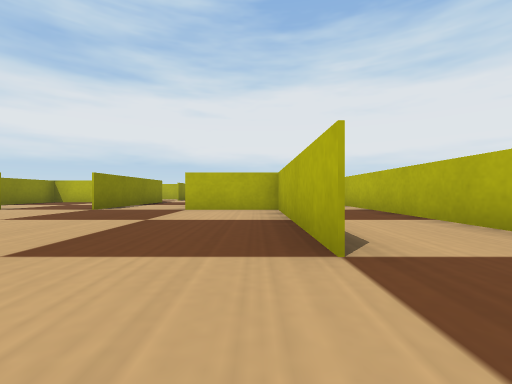
view 1 (above)

20 first-person views from a walk through a robot-simulator world made for Webots. The camera is 0.19 m above the floor, looks level and sees 90° across. The floor is counted in squares, 0.5 m on a side. Each view is taken from the middle of a square. On the plan, view 1 faces up. The plan holds only what a view shows up to about 9 squares ahead; the rest is blank. Robots are left out. Webots' stock objects and surfaces are drawn as simple stand-ins.

view 2
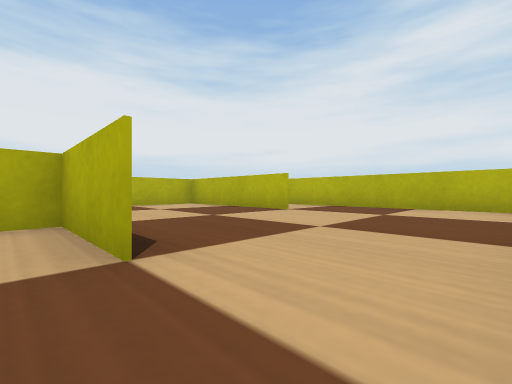

view 3
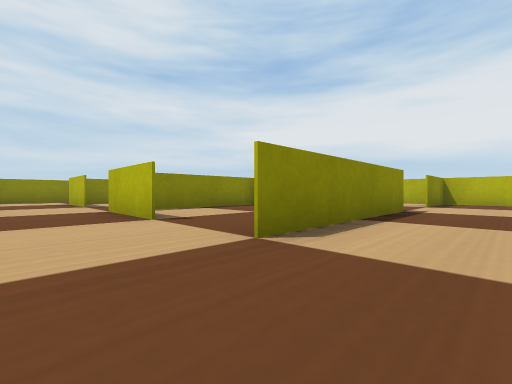

view 4
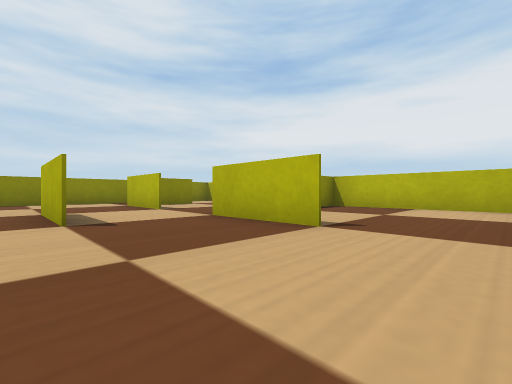

view 5
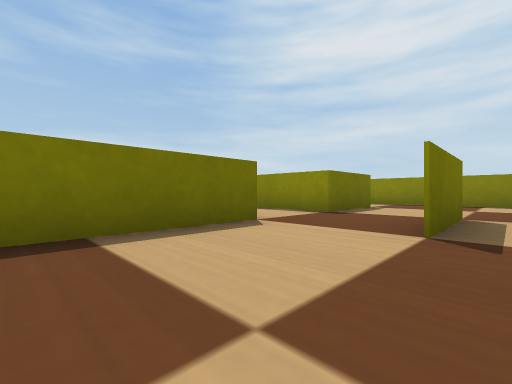

view 6
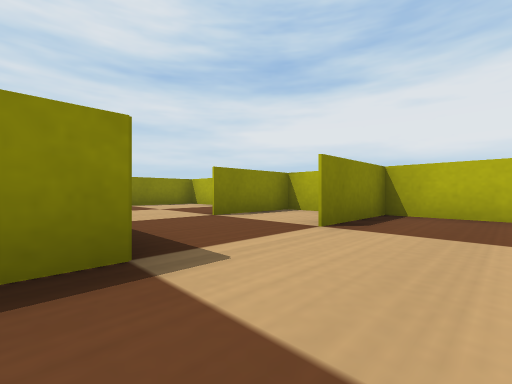

view 7
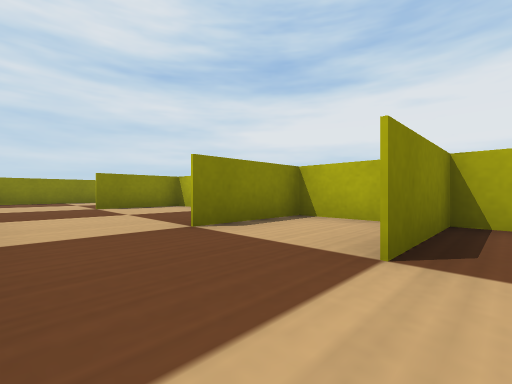

view 8
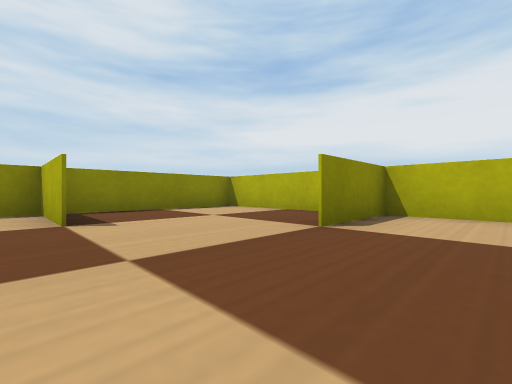

view 9
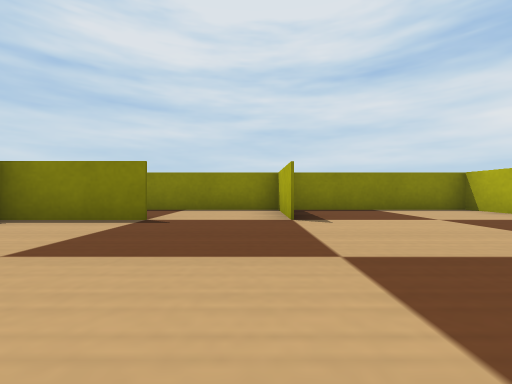

view 10
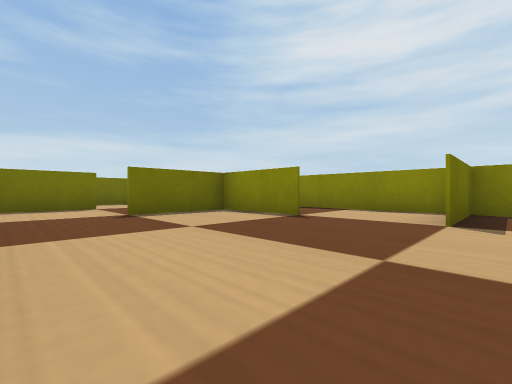

view 11
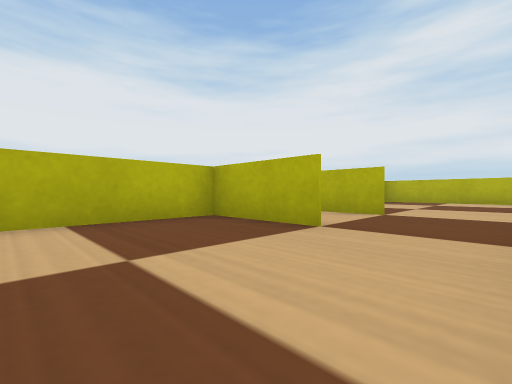

view 12
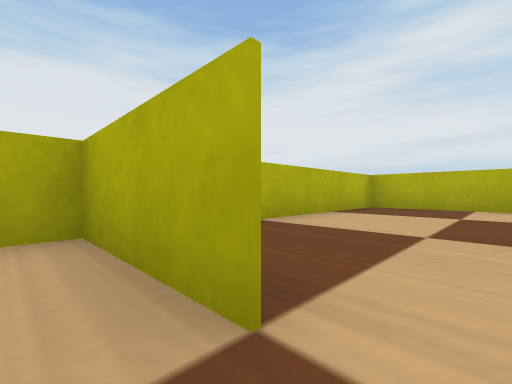

view 13
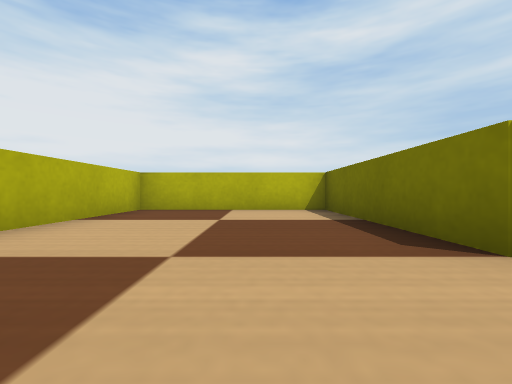

view 14
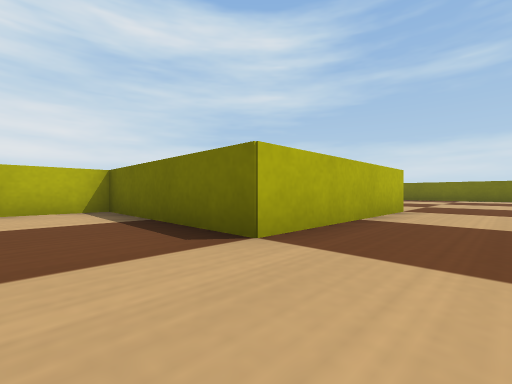

view 15
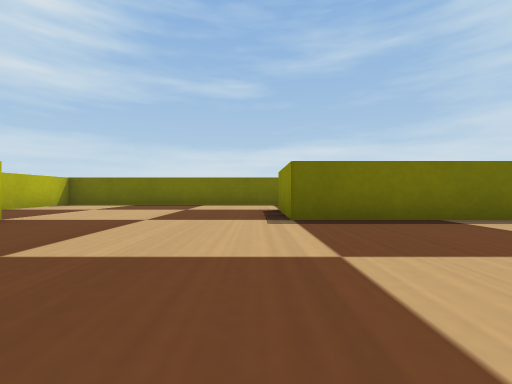

view 16
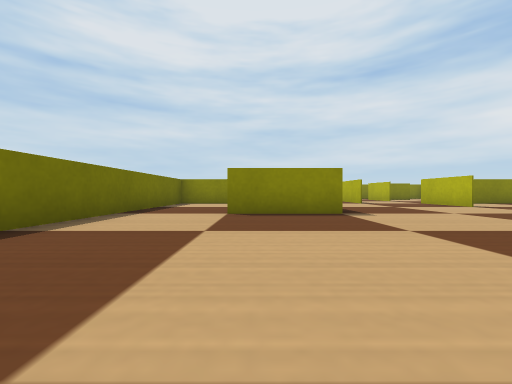

view 17
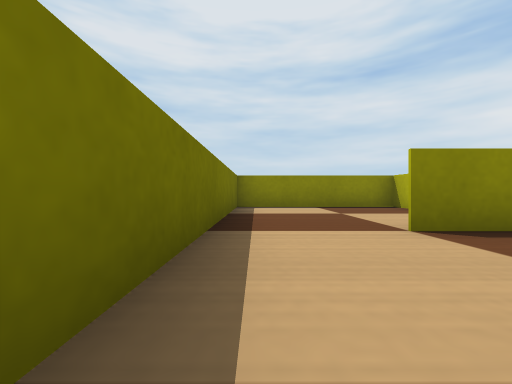

view 18
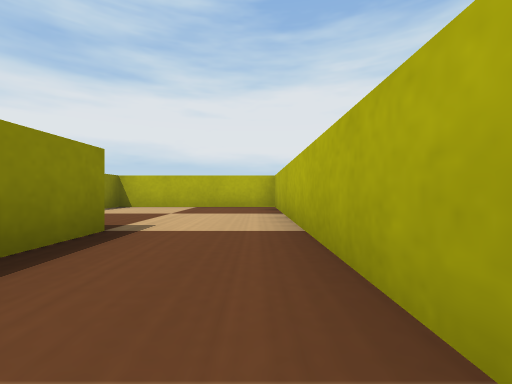

view 19
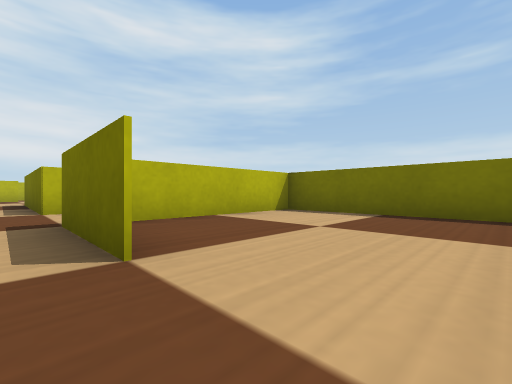

view 20
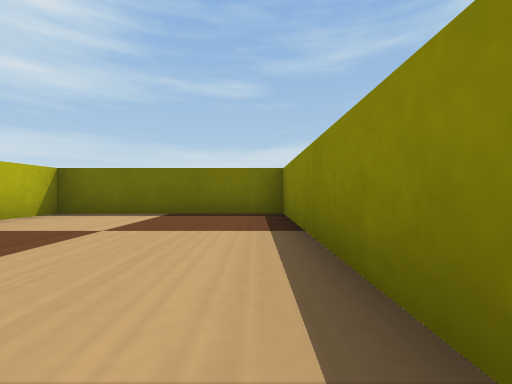

### Floor plan
Ten units are one square. View 1 is at (0, 0); x grows to the right and y downward. Boxes are objects, and circles mark ways between rooms. Rooms are numbered by the first view taken in them; rooms with no view inside come last. Other rooms are left out.
<svg viewBox="-140 -140 170 170">
<path fill="none" stroke="#000" d="M-55 -55 -75 -55M-75 -15 -75 25 25 25 25 -15M-75 -15 -35 -15 -40 -15M-96 -35 -75 -35 -95 -35M-35 -15 -35 5 -35 -15M-40 -95 -75 -95 -75 -64M-115 -76 -115 -55 -95 -55 -115 -55M-115 -15 -95 -15 -95 5M-55 -115 -55 -135M5 -15 5 -55 -15 -55M-50 -135 -135 -135 -135 -15M-135 -95 -115 -95 -134 -95M-95 -135 -95 -115M-35 -115 -35 -135 -35 -115M-35 -96 -35 -55M25 -100 25 -135 -50 -135M-55 -135 -55 -115M-15 -55 -15 -95 25 -95M5 -55 5 -44M25 -95 -15 -95 -15 -89M25 -15 25 -100M-135 -15 -135 25 -95 25 -95 -9"/>
<circle cx="-20" cy="-60" r="3" fill="#2a7"/>
<circle cx="-50" cy="-110" r="3" fill="#2a7"/>
<circle cx="20" cy="-20" r="3" fill="#2a7"/>
<circle cx="-125" cy="-20" r="3" fill="#2a7"/>
<text x="-60" y="-50">1</text>
<text x="-10" y="-110">2</text>
<text x="10" y="-70">3</text>
<text x="-120" y="10">4</text>
</svg>
Room 1 opens to room 2. Room 1 opens to room 3. Room 1 opens to room 4.

Where each view was taken, in squares from view 1:
view 1: 0 up, 0 right, facing up
view 2: 2 down, 4 left, facing up-right
view 3: 4 up, 2 left, facing up-left
view 4: 3 up, 4 left, facing up-left
view 5: 4 up, 5 left, facing down-left
view 6: 9 up, 2 left, facing up-left
view 7: 10 up, 3 left, facing up-left
view 8: 9 up, 8 left, facing up-left
view 9: 9 up, 8 left, facing left
view 10: 10 up, 8 left, facing down-left
view 11: 10 up, 8 left, facing up-right
view 12: 11 up, 4 left, facing up-right
view 13: 11 up, 3 left, facing right
view 14: 11 up, 3 left, facing down-right
view 15: 5 up, 3 left, facing down
view 16: 0 up, 1 right, facing left
view 17: 2 down, 1 left, facing left
view 18: 3 up, 2 right, facing up
view 19: 2 up, 13 left, facing down-right
view 20: 2 up, 13 left, facing down
